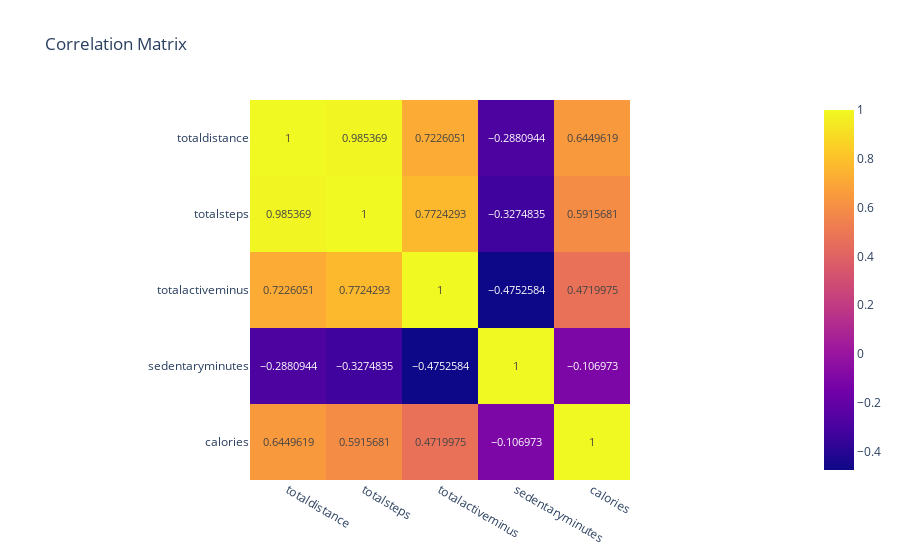

The notebook cell this image was saved under:
### Code cell
cor = ['totaldistance','totalsteps','totalactiveminus','sedentaryminutes','calories']
plot3 = px.imshow(daily_activity[cor].corr(),title='Correlation Matrix',text_auto=True)
plot3

### Figure 1 — Plotly figure (JSON) as saved in the notebook; plotly's stock layout.template omitted (floating-point values rounded to 4 significant figures)
{"data": [{"coloraxis": "coloraxis", "hovertemplate": "x: %{x}<br>y: %{y}<br>color: %{z}<extra></extra>", "name": "0", "texttemplate": "%{z}", "type": "heatmap", "x": ["totaldistance", "totalsteps", "totalactiveminus", "sedentaryminutes", "calories"], "xaxis": "x", "y": ["totaldistance", "totalsteps", "totalactiveminus", "sedentaryminutes", "calories"], "yaxis": "y", "z": [[1.0, 0.9854, 0.7226, -0.2881, 0.645], [0.9854, 1.0, 0.7724, -0.3275, 0.5916], [0.7226, 0.7724, 1.0, -0.4753, 0.472], [-0.2881, -0.3275, -0.4753, 1.0, -0.107], [0.645, 0.5916, 0.472, -0.107, 1.0]]}], "layout": {"coloraxis": {"colorscale": [[0, "#0d0887"], [0.1111, "#46039f"], [0.2222, "#7201a8"], [0.3333, "#9c179e"], [0.4444, "#bd3786"], [0.5556, "#d8576b"], [0.6667, "#ed7953"], [0.7778, "#fb9f3a"], [0.8889, "#fdca26"], [1, "#f0f921"]]}, "title": {"text": "Correlation Matrix"}, "xaxis": {"anchor": "y", "constrain": "domain", "domain": [0, 1], "scaleanchor": "y"}, "yaxis": {"anchor": "x", "autorange": "reversed", "constrain": "domain", "domain": [0, 1]}}}
